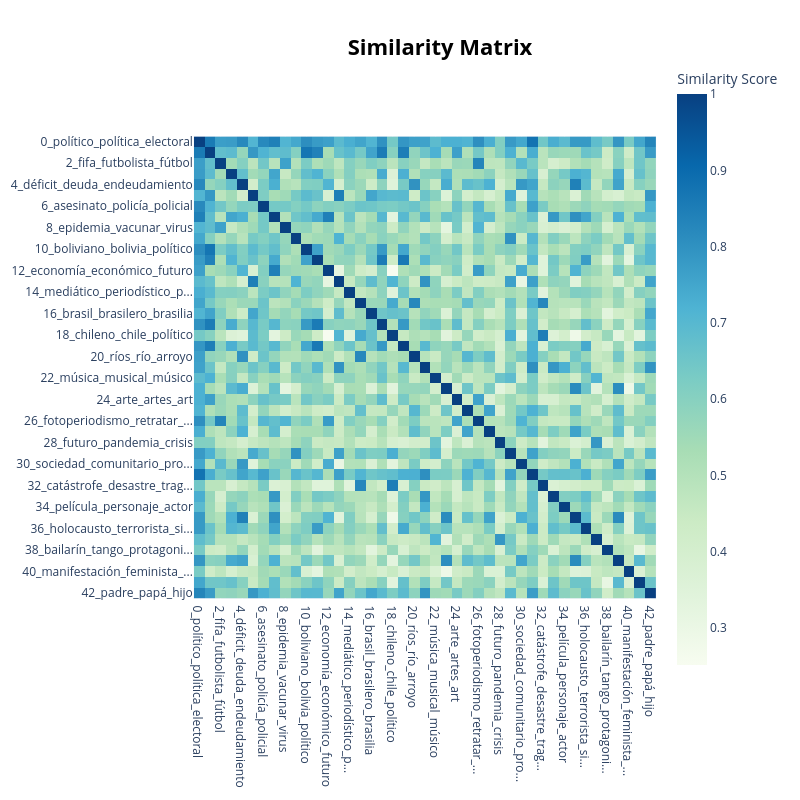

Notebook cell for this chart:
### Code cell
topic_model.visualize_heatmap()

### Figure 1 — Plotly figure (JSON) as saved in the notebook; plotly's stock layout.template omitted (floating-point values rounded to 4 significant figures; data arrays with more than 128 entries replaced by an {"elided": "..."} marker saying what was removed)
{"data": [{"coloraxis": "coloraxis", "hovertemplate": "x: %{x}<br>y: %{y}<br>Similarity Score: %{z}<extra></extra>", "name": "0", "type": "heatmap", "x": ["0_político_política_electoral", "1_feminismo_feminista_patri...", "2_fifa_futbolista_fútbol", "3_literario_escritora_autor", "4_déficit_deuda_endeudamiento", "5_pedagógico_enseñanza_esco...", "6_asesinato_policía_policial", "7_aborto_abortar_anticoncep...", "8_epidemia_vacunar_virus", "9_político_libertario_polít...", "10_boliviano_bolivia_político", "11_asesino_testimonio_testigo", "12_economía_económico_futuro", "13_papal_catolicismo_arzobi...", "14_mediático_periodístico_p...", "15_sindicalismo_reforma_pol...", "16_brasil_brasilero_brasilia", "17_innovación_tecnológico_t...", "18_chileno_chile_político", "19_periodista_periodístico_...", "20_ríos_río_arroyo", "21_soviética_soviético_vlad...", "22_música_musical_músico", "23_justicia_judicial_juzgado", "24_arte_artes_art", "25_violencia_feminismo_femi...", "26_fotoperiodismo_retratar_...", "27_israel_netanyahu_israelí", "28_futuro_pandemia_crisis", "29_ficción_protagonista_per...", "30_sociedad_comunitario_pro...", "31_digital_internet_tecnolo...", "32_catástrofe_desastre_trag...", "33_submarino_marino_naufragio", "34_película_personaje_actor", "35_cubano_cubana_cuba", "36_holocausto_terrorista_si...", "37_astrónomo_ciencia_universo", "38_bailarín_tango_protagoni...", "39_morir_muerte_moribundo", "40_manifestación_feminista_...", "41_pobreza_inmobiliario_hab...", "42_padre_papá_hijo"], "xaxis": "x", "y": ["0_político_política_electoral", "1_feminismo_feminista_patri...", "2_fifa_futbolista_fútbol", "3_literario_escritora_autor", "4_déficit_deuda_endeudamiento", "5_pedagógico_enseñanza_esco...", "6_asesinato_policía_policial", "7_aborto_abortar_anticoncep...", "8_epidemia_vacunar_virus", "9_político_libertario_polít...", "10_boliviano_bolivia_político", "11_asesino_testimonio_testigo", "12_economía_económico_futuro", "13_papal_catolicismo_arzobi...", "14_mediático_periodístico_p...", "15_sindicalismo_reforma_pol...", "16_brasil_brasilero_brasilia", "17_innovación_tecnológico_t...", "18_chileno_chile_político", "19_periodista_periodístico_...", "20_ríos_río_arroyo", "21_soviética_soviético_vlad...", "22_música_musical_músico", "23_justicia_judicial_juzgado", "24_arte_artes_art", "25_violencia_feminismo_femi...", "26_fotoperiodismo_retratar_...", "27_israel_netanyahu_israelí", "28_futuro_pandemia_crisis", "29_ficción_protagonista_per...", "30_sociedad_comunitario_pro...", "31_digital_internet_tecnolo...", "32_catástrofe_desastre_trag...", "33_submarino_marino_naufragio", "34_película_personaje_actor", "35_cubano_cubana_cuba", "36_holocausto_terrorista_si...", "37_astrónomo_ciencia_universo", "38_bailarín_tango_protagoni...", "39_morir_muerte_moribundo", "40_manifestación_feminista_...", "41_pobreza_inmobiliario_hab...", "42_padre_papá_hijo"], "yaxis": "y", "z": {"elided": "43x43 float values"}}], "layout": {"coloraxis": {"autocolorscale": false, "colorbar": {"title": {"text": "Similarity Score"}}, "colorscale": [[0, "rgb(247,252,240)"], [0.125, "rgb(224,243,219)"], [0.25, "rgb(204,235,197)"], [0.375, "rgb(168,221,181)"], [0.5, "rgb(123,204,196)"], [0.625, "rgb(78,179,211)"], [0.75, "rgb(43,140,190)"], [0.875, "rgb(8,104,172)"], [1, "rgb(8,64,129)"]]}, "height": 800, "hoverlabel": {"bgcolor": "white", "font": {"family": "Rockwell", "size": 16}}, "legend": {"title": {"text": "Trend"}}, "margin": {"t": 60}, "showlegend": true, "title": {"font": {"color": "Black", "size": 22}, "text": "<b>Similarity Matrix</b>", "x": 0.55, "xanchor": "center", "y": 0.95, "yanchor": "top"}, "width": 800, "xaxis": {"anchor": "y", "constrain": "domain", "domain": [0, 1], "scaleanchor": "y"}, "yaxis": {"anchor": "x", "autorange": "reversed", "constrain": "domain", "domain": [0, 1]}}}
